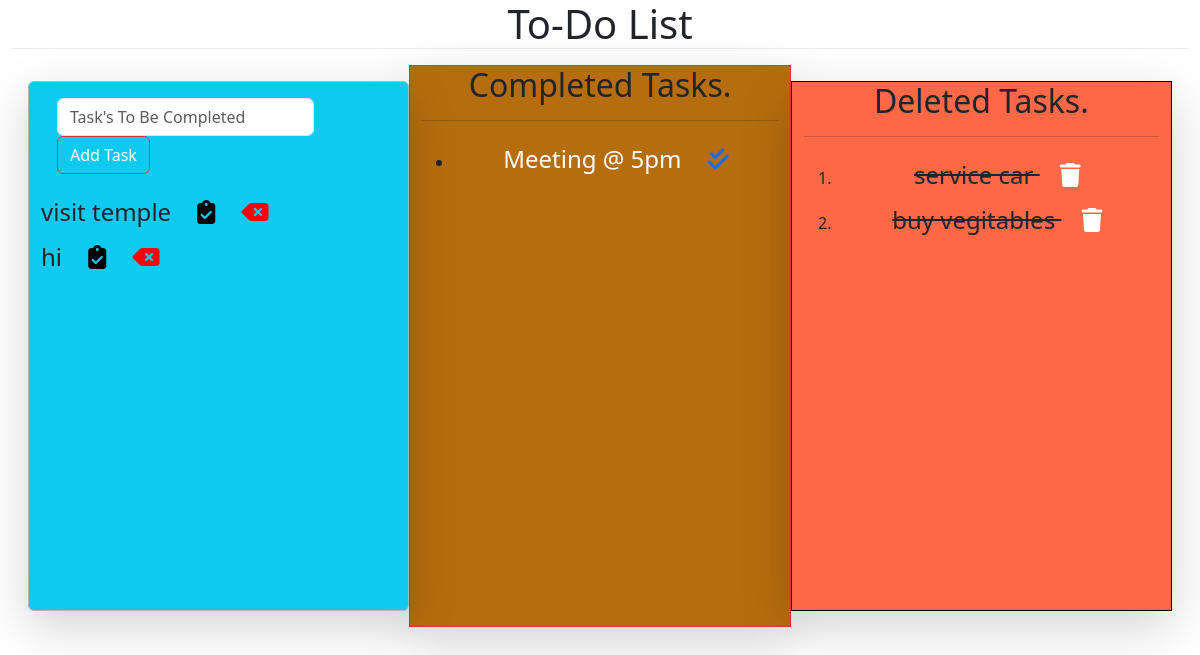
The page / on the database its author committed.
### home/models.py (models this page shows)
class Tasks(models.Model):
    task_description=models.CharField(max_length=100)
    status=models.CharField(default="pending",max_length=50)

### home/views.py (the view, shortened to what this page needs)
# urls.py: 2. Add a URL to urlpatterns:  path('', views.home, name='home')
def home(request):
    queryset = Tasks.objects.all()
    context = {'Tasks': queryset}
    return render(request, 'index.html', context)

### home/templates/index.html (shortened to what this page needs)
<!DOCTYPE html>
<html lang="en">
  <head>
    <link rel="stylesheet" href="https://cdnjs.cloudflare.com/ajax/libs/font-awesome/6.4.2/css/all.min.css" />
    <link href="https://cdn.jsdelivr.net/npm/bootstrap@5.3.2/dist/css/bootstrap.min.css" rel="stylesheet" />
    <link rel="stylesheet" href="/static/index.css" />
  </head>
  <body>
    <div class="container-fluid">
      <h2 class="h1 border-bottom border-light-subtle page-title" style="text-align: center;">To-Do List</h2>
      <div class="row m-3 ">
        <div class=" col-md-12 col-lg-4 bg-info col-sm-12 my-3  border border-dark-subtle shadow-lg card droppable task-container" id="left" style="height: 530px; background-color: #57B8FF;">
          <div class="input-group">
            <div class="form p-3">
              <form action="" method="post" class="bg-info">
                <input type="text" class="form-control" required name="task" placeholder="Task's To Be Completed" aria-label="Recipient's username with two button addons" />
                <button class="btn btn-outline-secondary border border-danger" type="submit" style="color: white;">Add Task</button>
              </form>
            </div>
          </div>
          <div class="tasks" style="overflow: scroll; overflow-x: hidden;">
            {% for task in Tasks %}
              {% if task.status == 'pending' %}
                <div class="lists draggable" draggable="true" id="task-{{ task.id }}">
                  <h4>
                    {{ task.task_description }}
                    <a href="{% url 'completed_tasks' task.id %}" style="text-decoration: none;"><i class="fa-solid fa-clipboard-check" style="cursor: pointer; color: black;"></i></a>
                    <a href="{% url 'deleted_tasks' task.id %}" style="text-decoration: none;"><i class="fa-solid fa-delete-left" style="cursor: not-allowed; color: red;"></i></a>
                  </h4>
                </div>
              {% endif %}
            {% endfor %}
          </div>
        </div>
        <div class=" col-md-12 col-lg-4 col-sm-12 div2 border border-danger shadow-lg droppable task-container" id="right" style="background-color: #B66D0D;">
          <h2 style=" text-align: center;">Completed Tasks.</h2>
          <hr />
          <div class="tasks" style="overflow: scroll; overflow-x: hidden;">
            <ul>
              {% for task in Tasks %}
                {% if task.status == 'completed' %}
                  <div class="lists draggable" draggable="true" id="task-{{ task.id }}">
                    <li>
                      <h4 style=" text-align: center; color: white;">
                        {{ task.task_description }}
                        <a class="" href="{% url 'remove_tasks' task.id %}" style="text-decoration: none;"><i class="fa-solid fa-check-double"></i></a>
                      </h4>
                    </li>
                  </div>
                {% endif %}
              {% endfor %}
            </ul>
          </div>
        </div>
        <div class="del  col-md-12 col-lg-4 col-sm-12 div3 my-3 border border-black shadow-lg droppable task-container" style="background-color: #FE6847;" id="right2">
          <h2 style=" text-align: center;">Deleted Tasks.</h2>
          <hr />
          <div class="tasks" style="overflow: scroll; overflow-x: hidden;">
            <ol style="">
              {% for task in Tasks %}
                {% if task.status == 'deleted' %}
                  <div class="lists draggable" draggable="true" id="task-{{ task.id }}">
                    <li>
                      <h4 style=" text-align: center; text-decoration: line-through;">
                        {{ task.task_description }}
                        <a class="" href="{% url 'remove_tasks' task.id %}" style="text-decoration: none;"><i class="fa-solid fa-trash" style="color: white;"></i></a>
                      </h4>
                    </li>
                  </div>
                {% endif %}
              {% endfor %}
            </ol>
          </div>
        </div>
      </div>
    </div>
  </body>
</html>

### home/static/index.css (style rules this page uses)
body { margin:0; padding: 0; background-image: url(https://wallpapercave.com/wp/wp3701488.jpg); }
.h1 { margin-bottom: 2px solid white; }
.fa-solid { padding-left: 20px; padding-top: 10px; cursor:pointer; }

### home/templates/index.html (style rules this page uses)
.task-container { background-color: rgba(255, 255, 255, 0.8); border: 1px solid rgba(0, 0, 0, 0.2); transition: background-color 0.3s ease, transform 0.3s ease, box-shadow 0.3s ease; }

### rows shown on the page
Tasks: task_description "visit temple"
Tasks: task_description "hi"
Tasks: task_description "Meeting @ 5pm"
Tasks: task_description "service car"
Tasks: task_description "buy vegitables"
